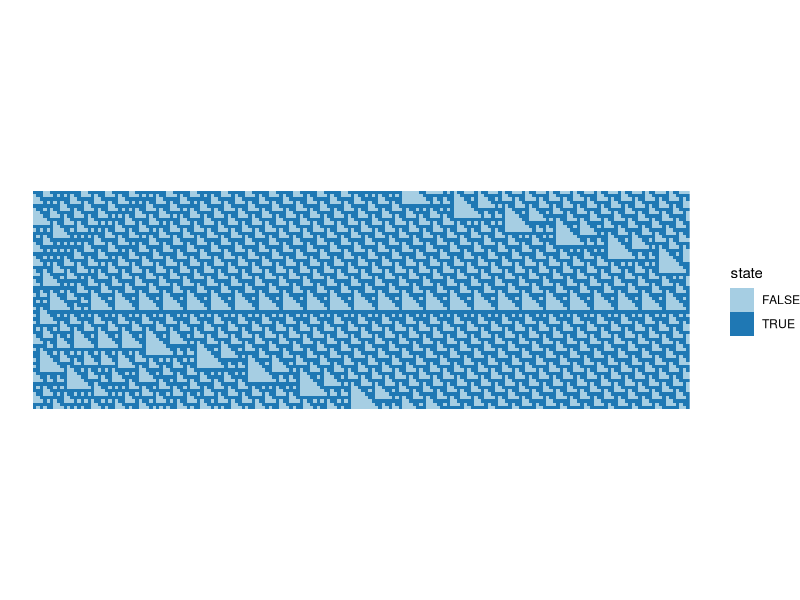
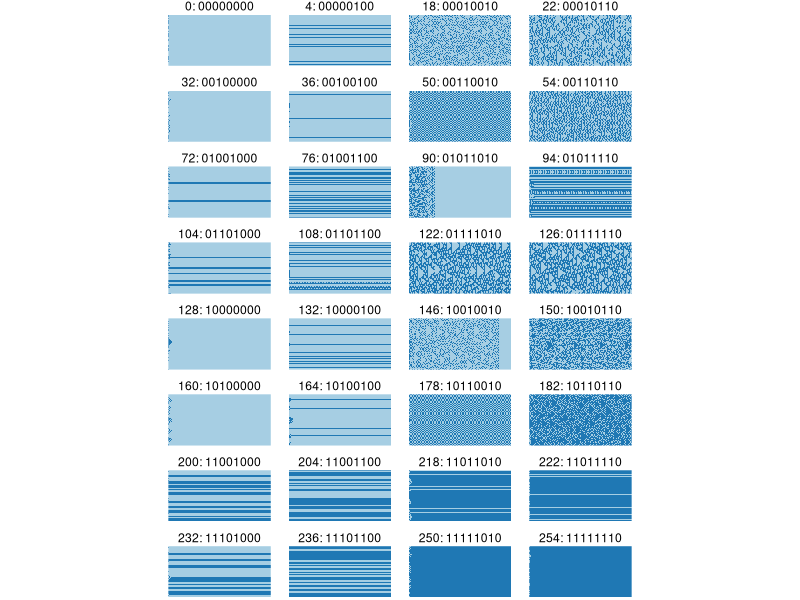

These figures' R source, in order:
## ---- chunk 1
#| code-fold: true
library(dplyr)

# initialise random state, specified size and density
init_state <- function(n = 50, density = 0.5) {
  as.numeric(runif(n) < density)
}

# pre- and post-fix the last and first elements of the state
wrap_state <- function(x) {
  c(tail(x, 1), x, x[1])
}

# binary vector to decimal integer (most significant bits first)
as_decimal <- function(b) {
  sum((2 ^ ((length(b) - 1):0)) * b)
}

# convert decimal integer to vector of bits (most significant first)
as_binary <- function(n, n_bits = 8) {
  result <- c()
  for (i in 1:n_bits) {
    result <- c(n %% 2, result)
    n <- n %/% 2
  }
  result
}

rule_description <- function(rule_num) {
  paste(rule_num, 
        paste(as_binary(rule_num), collapse = ""), 
        sep = ": ")
}

# takes a matrix of CA states (each row a timestep) and appends
# a new row for the next system state
generation <- function(states, rule) {
  state <- tail(states, 1) %>% c()
  w_state <- wrap_state(state)
  result <- c()
  for (i in 1:length(state)) {
    nbhd <- w_state[seq(i, i + 2)]
    result <- c(result, rule[as_decimal(nbhd) + 1])
  }
  matrix(c(states %>% t() %>% c(), result), nc = ncol(states), byrow = TRUE)
}

# generate a matrix of cell states where each row is the system state
one_d_ca <- function(rule = 30, n = 64, density = 0.5, t = 192) {
  s <- init_state(n, density)
  ss <- matrix(s, nr = 1)
  for (i in 2:t) {
    ss <- generation(ss, rev(as_binary(rule)))
  }
  ss
}
## ---- chunk 2
library(ggplot2)
library(reshape2)

one_d_ca(rule = 110) %>%
  reshape2::melt(c("t", "x"), value.name = "state") %>%
  mutate(state = as.logical(state)) %>%
  ggplot() +
    geom_raster(aes(x = t, y = x, fill = state)) + 
    scale_fill_brewer(palette = "Paired") +
    coord_equal() +
    theme_void()
## ---- chunk 3
# convenience function to return a dataframe instead of a matrix
get_df <- function(rule, n = 64, density = 0.5, t = 192) {
  one_d_ca(rule = rule, n = n, density = density, t = t) %>%
  reshape2::melt(c("t", "x"), value.name = "state") %>%
  mutate(state = as.logical(state),
         rule = rule)
}

# The 32 rules that match Wolfram's selection criteria
rules <- c(  0,   4,  18,  22,  32,  36,  50,  54,
            72,  76,  90,  94, 104, 108, 122, 126,
           128, 132, 146, 150, 160, 164, 178, 182,
           200, 204, 218, 222, 232, 236, 250, 254)

df <- get_df(rules[1], t = 128)

for (rule in rules[2:32]) {
  df <- bind_rows(df, get_df(rule, t = 128))
}

# give the rules a better label
df$rule <- factor(df$rule, levels = rules,
                  labels = lapply(rules, rule_description))

ggplot(df) +
  geom_raster(aes(x = t, y = x, fill = state)) + 
  scale_fill_brewer(palette = "Paired") +
  coord_equal() +
  guides(fill = "none") +
  facet_wrap( ~ rule, ncol = 4) +
  theme_void()
## ---- chunk 4
#| code-fold: true
# License (MIT)
#
# Copyright (c) 2023 David O'Sullivan
#
# Permission is hereby granted, free of charge, to any person
# obtaining a copy of this software and associated documentation
# files (the "Software"), to deal in the Software without restriction,
# including without limitation the rights to use, copy, modify, merge,
# publish, distribute, sublicense, and/or sell copies of the Software,
# and to  permit persons to whom the Software is furnished to do so,
# subject to the following conditions:
#
# The above copyright notice and this permission notice shall be included
# in all copies or substantial portions of the Software.
#
# THE SOFTWARE IS PROVIDED "AS IS", WITHOUT WARRANTY OF ANY KIND, EXPRESS
# OR IMPLIED, INCLUDING BUT NOT LIMITED TO THE WARRANTIES OF MERCHANTABILITY,
# FITNESS FOR A PARTICULAR PURPOSE AND NONINFRINGEMENT. IN NO EVENT SHALL
# THE AUTHORS OR COPYRIGHT HOLDERS BE LIABLE FOR ANY CLAIM, DAMAGES OR OTHER
# LIABILITY, WHETHER IN AN ACTION OF CONTRACT, TORT OR OTHERWISE, ARISING
# FROM, OUT OF OR IN CONNECTION WITH THE SOFTWARE OR THE USE OR OTHER
# DEALINGS IN THE SOFTWARE.
